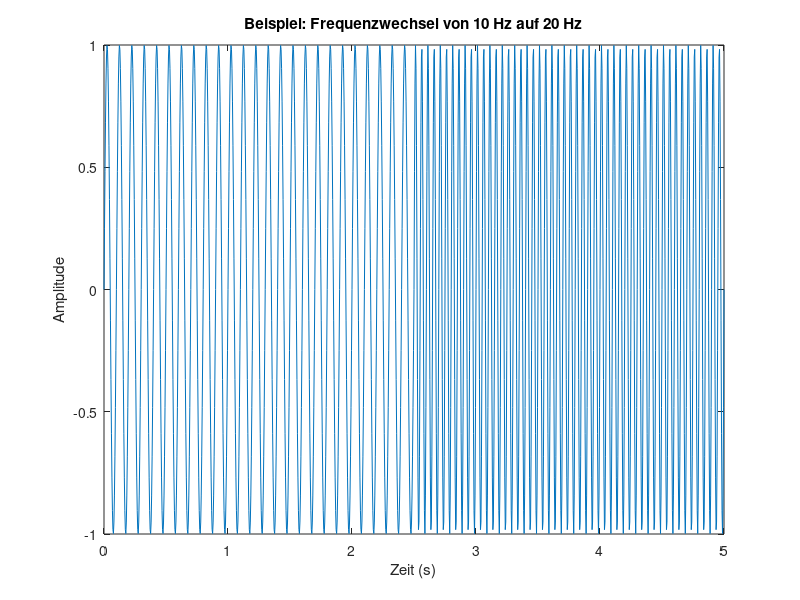

Reproduce this figure in MATLAB. (Note: this script raises an error after producing the figure.)
%% Tutorial 5 – Zeit‑Frequenz‑Analyse für Interessierte
% Dieses optionale Tutorial führt in die Zeit‑Frequenz‑Analyse von EEG‑Signalen ein.
%
% Inhalte:
% 1. Motivation: Warum Zeit‑Frequenz?
% 2. STFT und Wavelets – grundlegende Idee
% 3. Zeit‑Frequenz in MATLAB
% 4. Zeit‑Frequenz in EEGLAB
% 5. Kleine Fallstudie
% 6. Übungsaufgaben

%% 1. Motivation: Warum Zeit‑Frequenz?
% ERPs zeigen gut, was im Mittel über Trials und in bestimmten Zeitfenstern
% passiert, aber sie blenden zeitlich variierende Oszillationen aus
% (z.B. Alpha‑Desynchronisation, Theta‑Power‑Anstieg).
%
% Die Zeit‑Frequenz‑Analyse erlaubt es, sowohl die zeitliche als auch die
% frequenzspezifische Dynamik zu betrachten.

% Beispiel: ein Signal mit wechselnder Frequenz
fs   = 250;                   % Samplingrate
t    = 0:1/fs:5;              % 5 Sekunden
sig1 = sin(2*pi*10*t);        % 10 Hz
sig2 = sin(2*pi*20*t);        % 20 Hz

signal = [sig1(1:fs*2.5), sig2(fs*2.5+1:end)];  % 10 Hz, dann 20 Hz

figure;
plot(t, signal);
xlabel('Zeit (s)');
ylabel('Amplitude');
title('Beispiel: Frequenzwechsel von 10 Hz auf 20 Hz');

%% 2. STFT und Wavelets – grundlegende Idee
% STFT (Short‑Time Fourier Transform):
% - Wir berechnen Fourier‑Spektren in gleitenden Zeitfenstern.
% - Jedes Fenster liefert ein Spektrum, zusammen ergeben sie eine
%   Zeit‑Frequenz‑Darstellung.
%
% Wavelets:
% - Ähnliches Prinzip, aber das Fenster ist frequenzabhängig.
% - Bessere Zeitauflösung bei hohen Frequenzen, bessere Frequenzauflösung
%   bei niedrigen Frequenzen.

%% 2.1 Zeit‑Frequenz‑Trade‑off
% Längere Fenster:
% - gute Frequenzauflösung
% - schlechte Zeitauflösung
%
% Kürzere Fenster:
% - gute Zeitauflösung
% - schlechte Frequenzauflösung

%% 3. Zeit‑Frequenz in MATLAB mit spectrogram
% Wir benutzen die eingebaute Funktion spectrogram für eine STFT.

win_length = round(0.5*fs);  % 500 ms Fenster
overlap    = round(0.4*fs);  % 400 ms Überlappung
nfft       = 512;

[S,F,Tspec,P] = spectrogram(signal, win_length, overlap, nfft, fs);

% P enthält die Leistung pro Frequenz und Zeitfenster.

figure;
imagesc(Tspec, F, 10*log10(P));
axis xy;
xlabel('Zeit (s)');
ylabel('Frequenz (Hz)');
title('Zeit‑Frequenz‑Darstellung (STFT, dB)');
colorbar;

% Optional: Frequenzbereich begrenzen (z.B. 1–40 Hz):
ylim([1 40]);

%% 3.1 Parameter verändern und vergleichen
% Probiere verschiedene Fensterlängen aus (z.B. 250 ms vs. 1 s) und beobachte,
% wie sich die Darstellung verändert.
%
% win_length = round(0.25*fs);  % 250 ms
% win_length = round(1.0*fs);   % 1 s

%% 4. Zeit‑Frequenz in EEGLAB
% In EEGLAB gibt es verschiedene Funktionen zur Zeit‑Frequenz‑Analyse, z.B.
% newtimef (oder Nachfolger in neueren Versionen).
%
% Voraussetzung: EEG‑Datensatz mit Epochen (EEG_epo).

% Beispiel (kommentiert, da EEG_epo hier nicht existiert):
%
% kanalname = 'Cz';
% kanal_index = find(strcmpi({EEG_epo.chanlocs.labels}, kanalname));
%
% figure;
% [ersp,itc,powbase,timesout,freqs] = newtimef( ...
%     EEG_epo.data(kanal_index,:,:), ...
%     EEG_epo.pnts, ...
%     [EEG_epo.xmin EEG_epo.xmax]*1000, ...
%     EEG_epo.srate, ...
%     0, ...         % 0 = STFT‑ähnlich; Zahl = Anzahl Zyklen (Wavelets)
%     'baseline',[-200 0], ...
%     'freqs',[2 40], ...
%     'title',['ERSP ' kanalname]);

%% 4.1 ERSP und ITC
% ERSP (Event‑Related Spectral Perturbation):
% - zeigt Veränderungen der mittleren Leistung im Vergleich zu einer
%   Baseline (z.B. Alpha‑Desynchronisation).
%
% ITC (Inter‑Trial Coherence):
% - misst, wie stark die Phase über Trials hinweg synchron ist.

%% 5. Kleine Fallstudie (synthetisches Beispiel)
% Wir erzeugen ein künstliches Signal mit einem Alpha‑Band (10 Hz),
% das nach einem Ereignis (z.B. Stimulus) kurzzeitig abnimmt
% (Desynchronisation).

fs   = 250;
t    = -1:1/fs:2;          % -1 bis 2 s
alpha = sin(2*pi*10*t);    % 10 Hz

% Modulation: vor 0 s volle Amplitude, danach gedämpft
modulation = ones(size(t));
modulation(t >= 0 & t <= 1) = 0.3;

signal_alpha = alpha .* modulation;

figure;
plot(t, signal_alpha);
xlabel('Zeit (s)');
ylabel('Amplitude');
title('Künstliche Alpha‑Desynchronisation nach Stimulus');
grid on;

% Zeit‑Frequenz‑Darstellung:
win_length = round(0.5*fs);
overlap    = round(0.4*fs);
nfft       = 512;

[S,F,Tspec,P] = spectrogram(signal_alpha, win_length, overlap, nfft, fs);

figure;
imagesc(Tspec + t(1), F, 10*log10(P));
axis xy;
xlabel('Zeit (s)');
ylabel('Frequenz (Hz)');
title('Zeit‑Frequenz‑Darstellung des Alpha‑Signals');
colorbar;
ylim([1 30]);

%% 6. Übungsaufgaben (ohne Lösung im Code)
% Übung 1:
% Erzeuge ein Signal mit zwei Frequenzbändern (z.B. 6 Hz und 15 Hz),
% die in unterschiedlichen Zeitfenstern aktiv sind, und berechne die
% Zeit‑Frequenz‑Darstellung mit spectrogram. Variiere Fensterlänge und
% Überlappung.
%
% Übung 2:
% Verwende echte EEG‑Daten (z.B. aus dem Praxis‑Teil) und berechne eine
% Zeit‑Frequenz‑Darstellung für einen interessierenden Kanal. Nutze dabei
% newtimef in EEGLAB (oder eine ähnliche Funktion in deiner Version).
%
% Übung 3:
% Wähle ein Frequenzband (z.B. 8–12 Hz) und einen Zeitbereich (z.B. 300–600 ms)
% und berechne die mittlere Leistung in diesem Zeit‑Frequenz‑Fenster für
% zwei unterschiedliche Bedingungen. Diskutiere, wie man diese Unterschiede
% interpretieren könnte.

